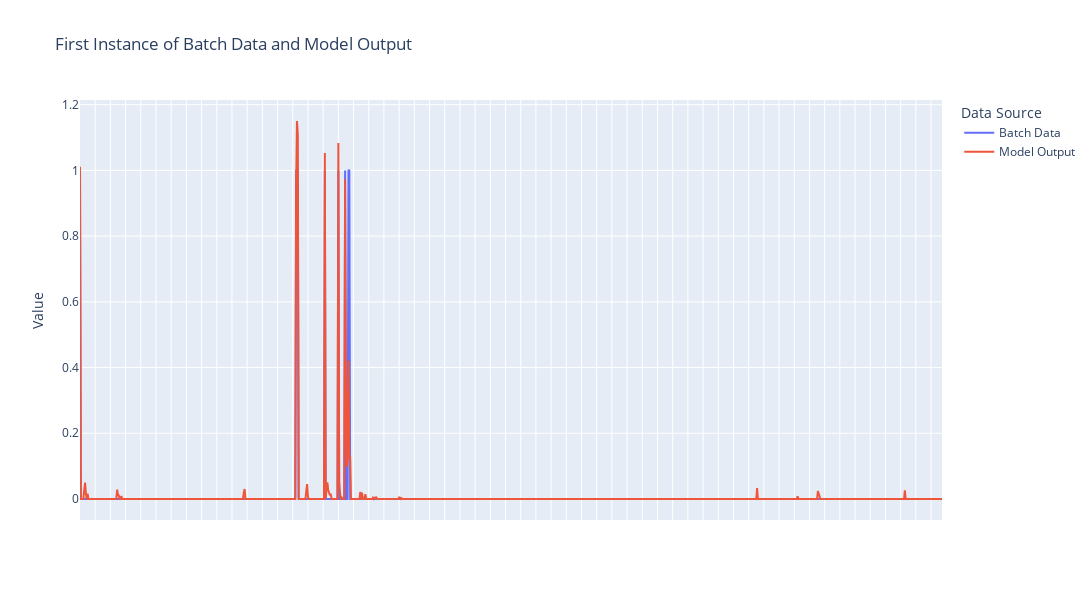

Notebook code cell kept with this figure:
### Code cell
batch_data = model_7.generate_batch(1)
model_output_data = model_7(batch_data)
plot_batch_data(batch_data, model_output_data, tree, 4)

### Figure 1 — Plotly figure (JSON) as saved in the notebook; plotly's stock layout.template omitted (floating-point values rounded to 4 significant figures; data arrays with more than 128 entries replaced by an {"elided": "..."} marker saying what was removed)
{"data": [{"hovertemplate": "%{x}<br>%{y}", "mode": "lines", "name": "Batch Data", "type": "scatter", "x": {"elided": "1022 str values"}, "y": {"elided": "1022 int values"}}, {"hovertemplate": "%{x}<br>%{y}", "mode": "lines", "name": "Model Output", "type": "scatter", "x": {"elided": "1022 str values"}, "y": {"elided": "1022 float values"}}], "layout": {"height": 600, "legend": {"title": {"text": "Data Source"}}, "title": {"text": "First Instance of Batch Data and Model Output"}, "width": 1200, "xaxis": {"hoverformat": "%{x}", "showticklabels": false, "title": {}}, "yaxis": {"title": {"text": "Value"}}}}
